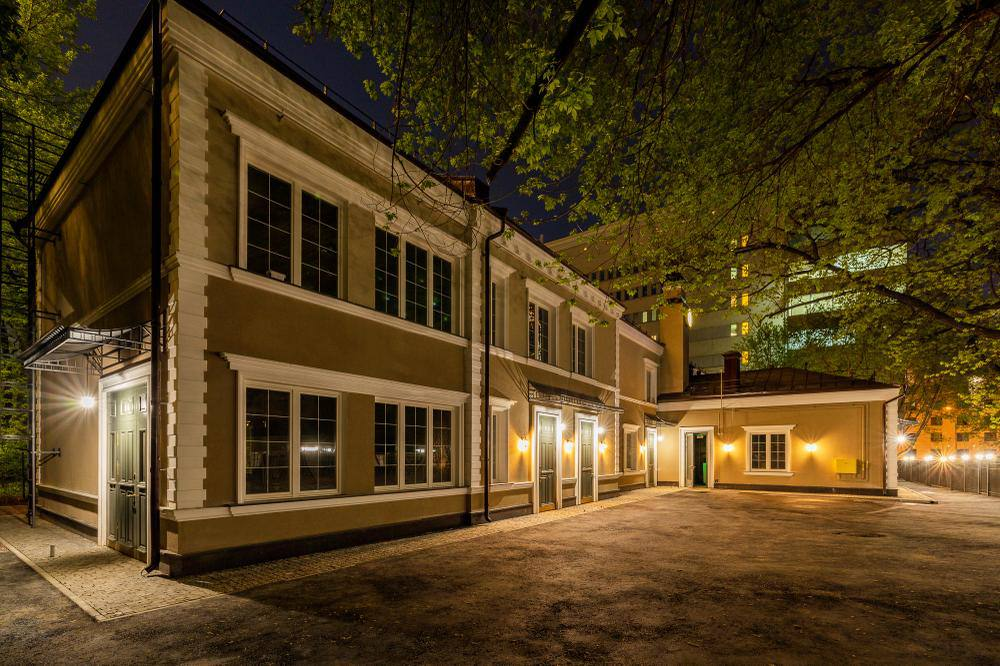
#> input picture assets/drive/gil_new_02.jpg, 1000 x 666 px, found by its file name
$ python prepare_e.py
#> lines starting #> are read from the running program, lines starting #| are printed output that depends on the picture
# -*- coding: utf-8 -*-
"""Подготовка изображений для full-bleed редакционного дизайна (направление E)."""
import pathlib
from PIL import Image, ImageOps

ROOT = pathlib.Path(".").resolve()
OUT = ROOT / "assets/e"; OUT.mkdir(parents=True, exist_ok=True)

RATIO_HERO = 16 / 9
RATIO_DET = 0.72
GRAPHITE = (35, 32, 28)


def crop_to(src, ratio, anchor=0.5, max_w=2400):
#> called with ratio = 1.78, anchor = 0.5, max_w = 2400
    im = ImageOps.exif_transpose(Image.open(src)).convert("RGB")
#> im is the input picture: PIL image 1000x666 RGB; mean R, G, B 83.5, 63.1, 30.1
    w, h = im.size
#> w = 1000; h = 666
    cur = w / h
#> cur = 1.5
    if cur > ratio:
        nw = int(round(h * ratio)); left = int(round((w - nw) * anchor))
        im = im.crop((left, 0, left + nw, h))
    elif cur < ratio:
        nh = int(round(w / ratio)); top = int(round((h - nh) * anchor))
#> after `nh = int(round(w / ratio))`: nh = 562
#> after `top = int(round((h - nh) * anchor))`: top = 52
        im = im.crop((0, top, w, top + nh))
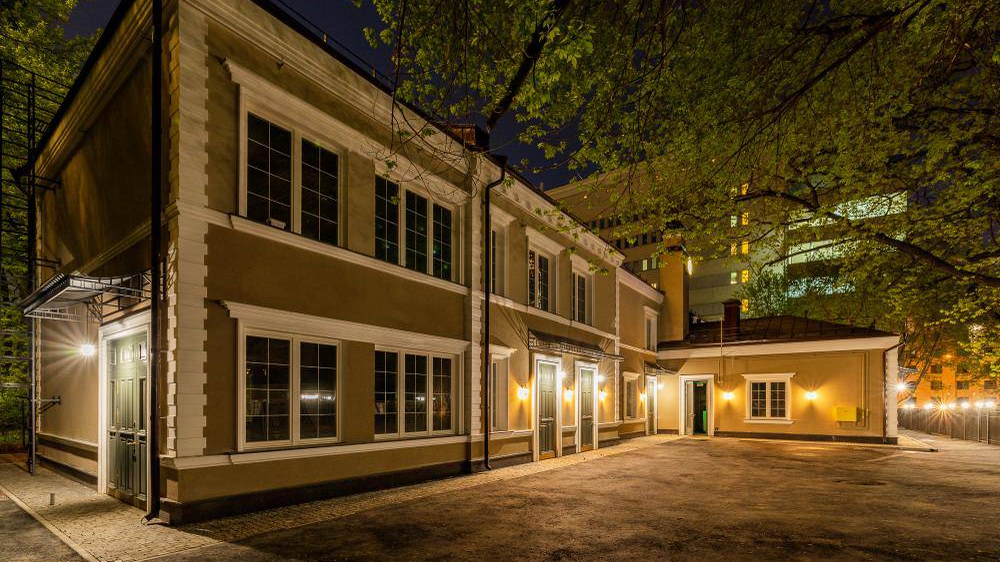
#> im: PIL image 1000x562 RGB; mean R, G, B 89.7, 67.9, 32.5
    if im.width > max_w:
        im = im.resize((max_w, int(round(max_w / ratio))), Image.LANCZOS)
    elif im.width < 1600:
        k = min(1600 / im.width, 1.9)
#> k = 1.6
        im = im.resize((int(im.width * k), int(im.height * k)), Image.LANCZOS)
#> im: PIL image 1600x899 RGB
    return im


def crop_box(src, box, ratio=RATIO_DET, max_w=1100):
    """box = (l,t,r,b) в долях исходника."""
    im = ImageOps.exif_transpose(Image.open(src)).convert("RGB")
    w, h = im.size
    c = im.crop((int(w*box[0]), int(h*box[1]), int(w*box[2]), int(h*box[3])))
    cur = c.width / c.height
    if cur > ratio:
        nw = int(round(c.height * ratio)); left = (c.width - nw)//2
        c = c.crop((left, 0, left+nw, c.height))
    elif cur < ratio:
        nh = int(round(c.width / ratio)); top = (c.height - nh)//2
        c = c.crop((0, top, c.width, top+nh))
    if c.width < max_w:
        k = min(max_w/c.width, 2.0)
        c = c.resize((int(c.width*k), int(c.height*k)), Image.LANCZOS)
    elif c.width > max_w:
        c = c.resize((max_w, int(max_w/ratio)), Image.LANCZOS)
    return c


def letterbox(src, ratio=RATIO_HERO, inset=0.09, w=2400):
    im = ImageOps.exif_transpose(Image.open(src)).convert("RGB")
    h = int(round(w / ratio))
    box_w, box_h = int(w*(1-2*inset)), int(h*(1-2*inset))
    k = min(box_w/im.width, box_h/im.height, 2.2)
    im = im.resize((int(im.width*k), int(im.height*k)), Image.LANCZOS)
    canvas = Image.new("RGB", (w, h), GRAPHITE)
    canvas.paste(im, ((w-im.width)//2, (h-im.height)//2))
    return canvas


HERO = {
    "cover":                 ("assets/drive/gil_new_02.jpg",            0.50),
    "final":                 ("assets/drive/gil_new_01.jpg",            0.50),
    "giliarovskogo-before":  ("assets/drive/gil_old_01.jpg",            0.42),
    "giliarovskogo-after":   ("assets/drive/gil_new_00.jpg",            0.50),
    "borby-before":          ("assets/drive/borby_00.jpg",              0.45),
    "myasnickaya-after":     ("assets/drive/myasnickaya_p05_03.jpg",    0.48),
    "nikoloyamskaya-after":  ("assets/drive/nikoloyamskaya_p01_00.jpg", 0.50),
    "okruzhnoy-before":      ("assets/drive/okr_04.jpg",                0.50),
    "okruzhnoy-after":       ("assets/drive/okr_01.jpg",                0.50),
    "pochtovaya-before":     ("assets/photos/pochtovaya_A.jpg",         0.62),
}

LETTERBOX = {
    "myasnickaya-before": "build/pdfall/mya_p03_003.jpg",
}

DETAIL = {
    "giliarovskogo-after": ("assets/art/det-after-port.jpg", None),   # уже готов
    "myasnickaya-after":   ("assets/drive/myasnickaya_p05_03.jpg", (0.40, 0.30, 0.68, 0.90)),
    "nikoloyamskaya-after":("assets/drive/nikoloyamskaya_p01_00.jpg", (0.30, 0.30, 0.46, 0.62)),
    "okruzhnoy-after":     ("assets/drive/okr_03.jpg", (0.35, 0.05, 0.65, 0.55)),
}

for slot, (src, anchor) in HERO.items():
    im = crop_to(ROOT / src, RATIO_HERO, anchor)
    out = OUT / f"{slot}.jpg"; im.save(out, quality=90, optimize=True)
    print(f"{slot:24} {im.size}  hero  {out.stat().st_size//1024} KB")
#| cover                    (1600, 899)  hero  366 KB
#> pass 2 of the loop `for slot, (src, anchor) in HERO.items():`:
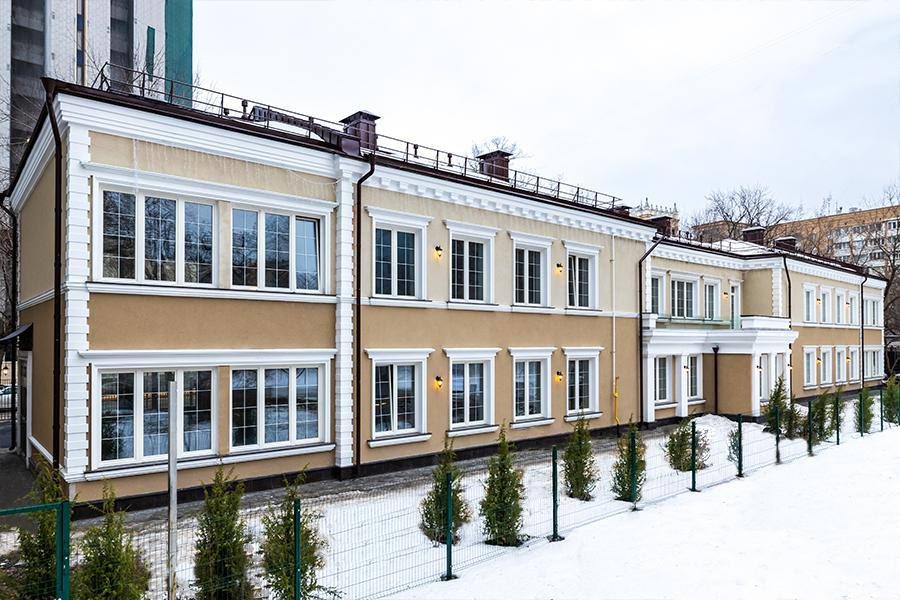
#> input picture assets/drive/gil_new_01.jpg, 900 x 600 px, found by its file name
#> in crop_to, im is the input picture: PIL image 900x600 RGB; mean R, G, B 173.5, 174.9, 175.2
#> in crop_to (call 2), `im = im.crop((0, top, w, top + nh))`:
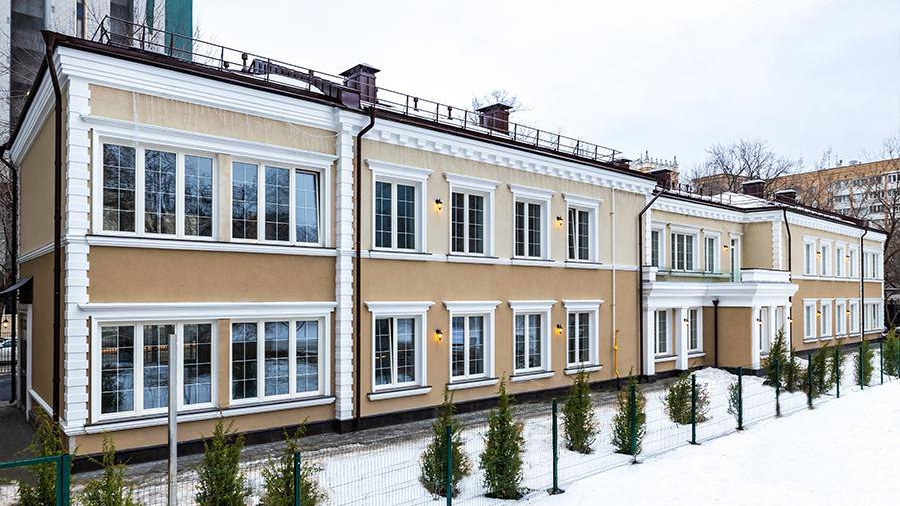
#> im: PIL image 900x506 RGB; mean R, G, B 168.1, 169, 169
#> in crop_to (call 2), `im = im.resize((int(im.width * k), int(im.height * k)), Image.LANCZOS)`:
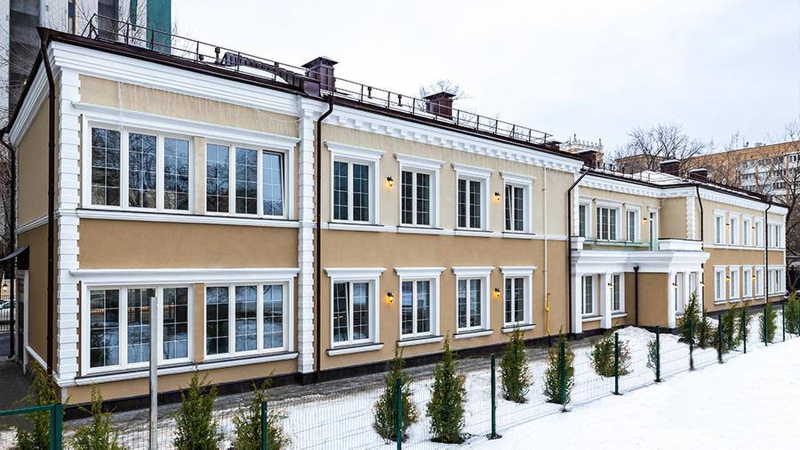
#> im: PIL image 1600x899 RGB (shown at 1/2 size); mean R, G, B 168.1, 169, 168.9
#| final                    (1600, 899)  hero  336 KB
#> pass 3 of the loop `for slot, (src, anchor) in HERO.items():`:
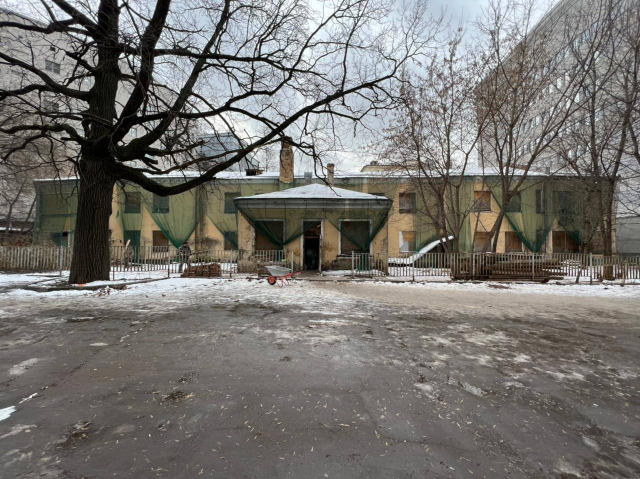
#> input picture assets/drive/gil_old_01.jpg, 1280 x 958 px, found by its file name (shown at 1/2 size)
#> in crop_to, im is the input picture: PIL image 1280x958 RGB; mean R, G, B 118, 115.7, 112
#> in crop_to (call 3), `im = im.crop((0, top, w, top + nh))`:
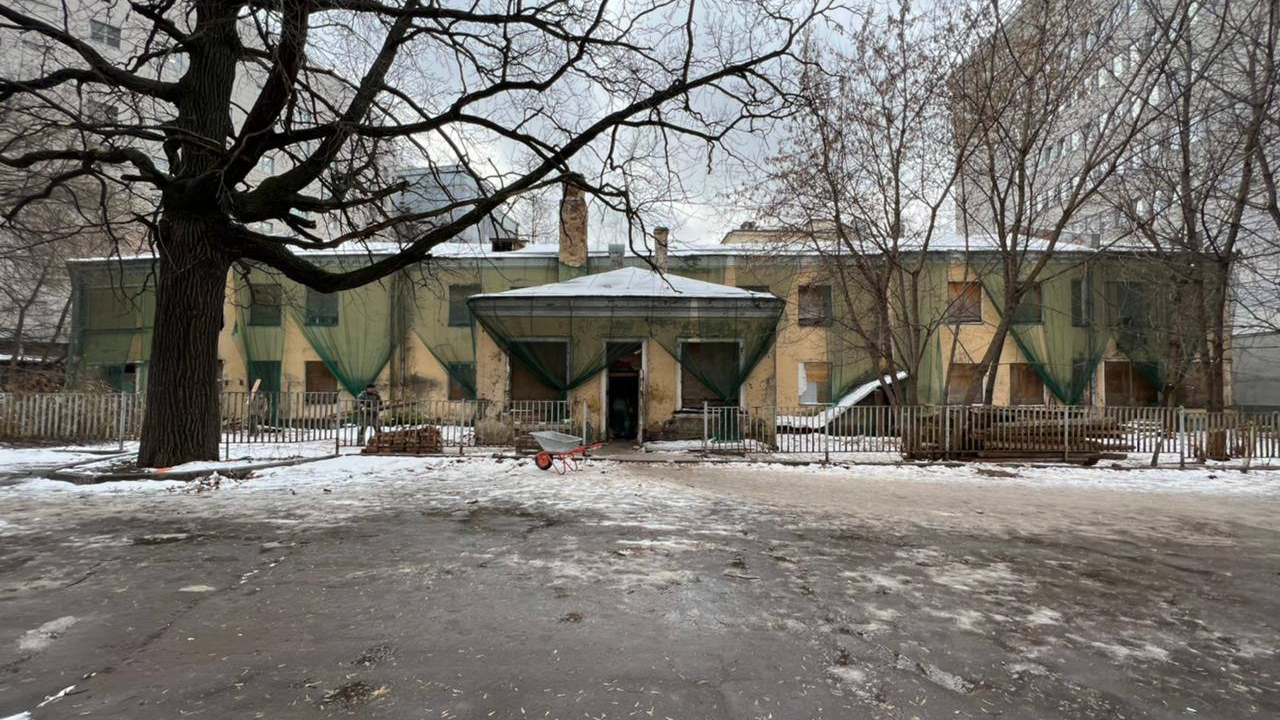
#> im: PIL image 1280x720 RGB; mean R, G, B 116.5, 113.5, 108.2
#| giliarovskogo-before     (1600, 900)  hero  432 KB
#> (the run stopped early here; a loop or call above may not have finished)
